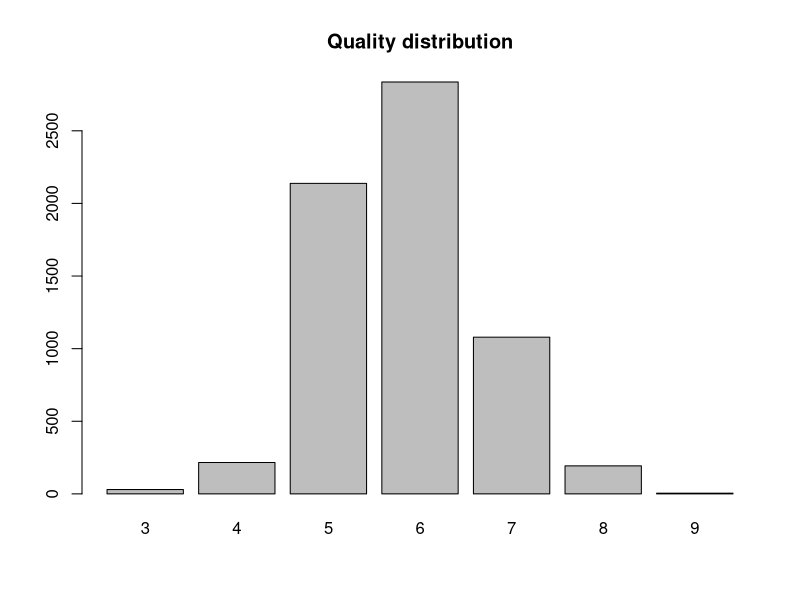
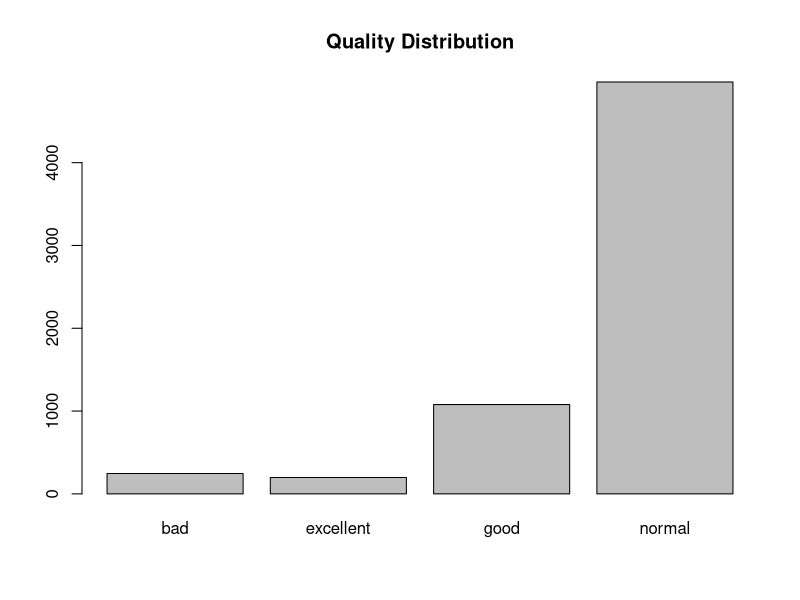
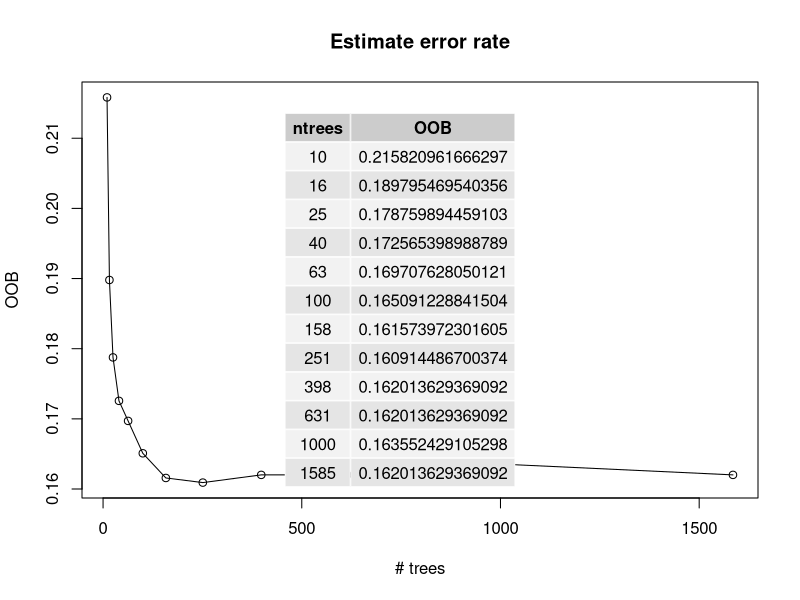
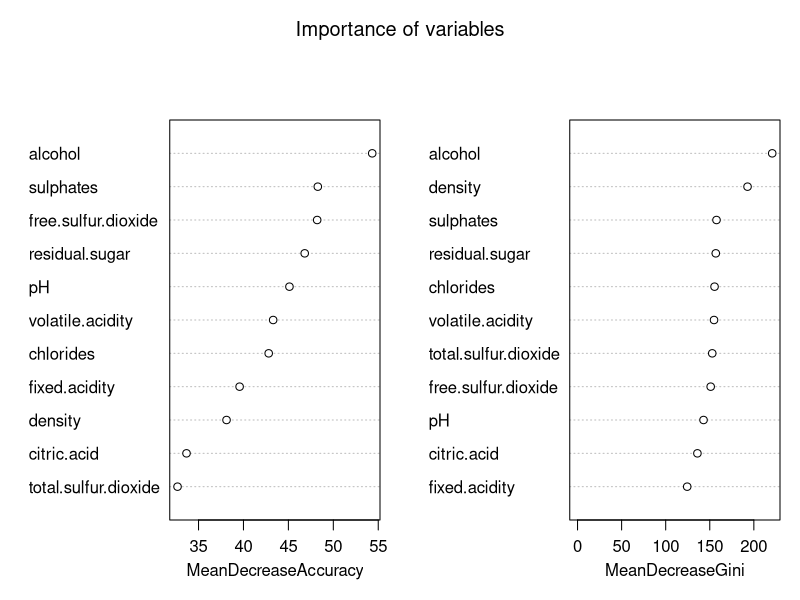
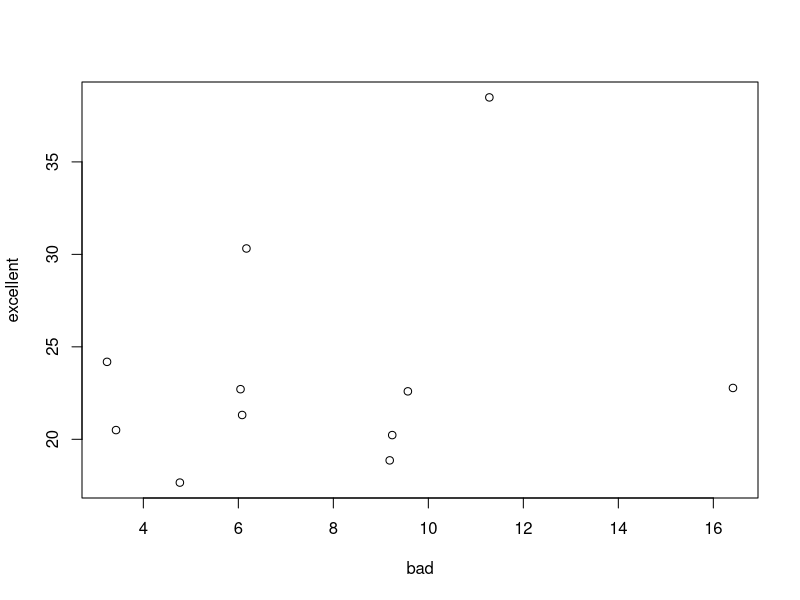
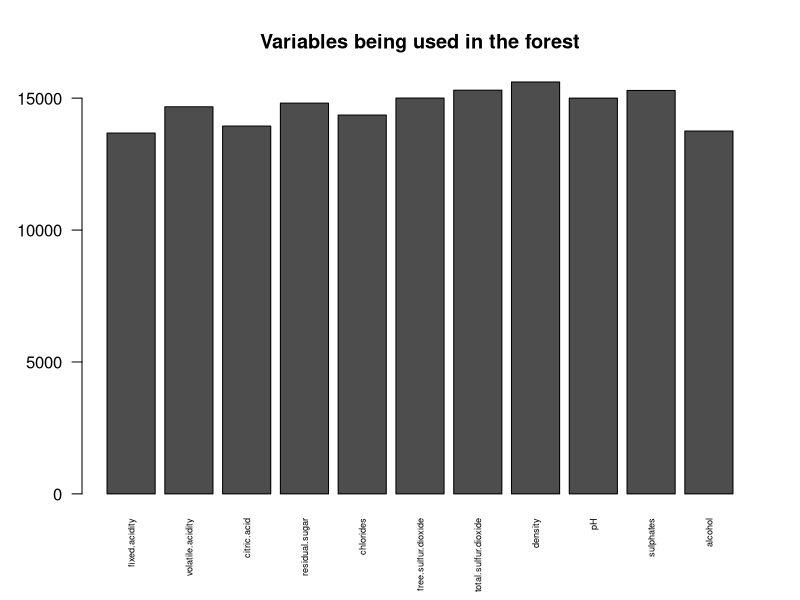

These charts were generated, in order, by the following R code:
library(caret)
library(randomForest)
library(ROCR)
library(gridExtra)

AllWineData <- read.table("AllWineDataPreProcessed.csv", header=TRUE, sep=";")
names(AllWineData)
plot(as.factor(AllWineData$quality))
title(main = "Quality distribution")
AllWineData$taste <- ifelse(AllWineData$quality < 5, "bad", "good")
AllWineData$taste[AllWineData$quality == 5] <- "normal"
AllWineData$taste[AllWineData$quality == 6] <- "normal"
AllWineData$taste[AllWineData$quality >= 8] <- "excellent"
AllWineData$taste <- as.factor(AllWineData$taste)
plot(AllWineData$taste)
title(main= "Quality Distribution")
index <- createDataPartition(AllWineData$quality, p=0.7, list=FALSE)
wine <- AllWineData[,c(-13)]
train <- wine[index,]
test <- wine[-index,]

#Find out ntree best
ntrees <- round(10^seq(1,3.2,by=0.2))
rf.results <- matrix (rep(0,2*length(ntrees)),nrow=length(ntrees))
colnames (rf.results) <- c("ntrees", "OOB")
rf.results[,"ntrees"] <- ntrees
rf.results[,"OOB"] <- 0
ii <- 1
for (nt in ntrees)
{ 
  print(nt)
  set.seed(2018)
  model.rf <- randomForest(taste ~ . - quality, data = train, ntree=nt, proximity=FALSE)
  # get the OOB
  rf.results[ii,"OOB"] <- model.rf$err.rate[nt,1]
  
  ii <- ii+1
}
lowest.OOB.error <- as.integer(which.min(rf.results[,"OOB"]))
(ntrees.best <- rf.results[lowest.OOB.error,"ntrees"])
plot(x = rf.results[,1], y=rf.results[,2], ylab = "OOB", xlab = "# trees", type = "o")
title("Estimate error rate")
grid.table(rf.results[,1:2])

#Model

model <- randomForest(taste ~ . - quality, data=train, ntree=ntrees.best,proximity=TRUE, importance=TRUE,
                      keep.forest=TRUE)
varImpPlot(model, main = "Importance of variables")
impvar <- importance(model)
plot(impvar)
prediction <- predict(model, newdata = test)
# What variables are being used in the forest (their total counts)
var <- varUsed(model, by.tree=FALSE, count = TRUE)
var = as.data.frame((var))
rownames(var) = colnames(test[,1:11])
barplot(as.matrix(t(var)), las=2, cex.names = 0.55)
title("Variables being used in the forest")

result <- table(prediction, test$taste)
round(100*(1-sum(diag(result))/sum(result)),2)
#Precision
(precision <- diag(result) / rowSums(result))
#Recall
(recall <- (diag(result) / colSums(result)))
#accuracy
(accuracy <- sum(diag(result)) / sum(result))
